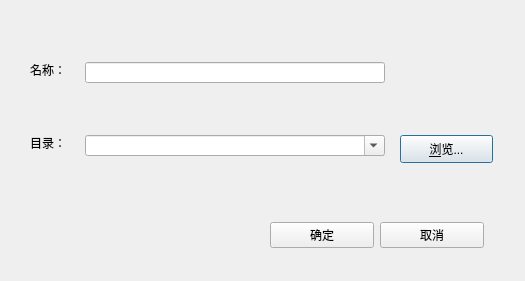
<?xml version="1.0" encoding="UTF-8"?>
<ui version="4.0">
 <class>CreateProDialog</class>
 <widget class="QDialog" name="CreateProDialog">
  <property name="geometry">
   <rect>
    <x>0</x>
    <y>0</y>
    <width>525</width>
    <height>281</height>
   </rect>
  </property>
  <property name="windowTitle">
   <string>新建工程</string>
  </property>
  <widget class="QPushButton" name="pushButton">
   <property name="geometry">
    <rect>
     <x>400</x>
     <y>135</y>
     <width>93</width>
     <height>28</height>
    </rect>
   </property>
   <property name="text">
    <string>&amp;浏览...</string>
   </property>
  </widget>
  <widget class="QComboBox" name="comboBox">
   <property name="geometry">
    <rect>
     <x>85</x>
     <y>135</y>
     <width>300</width>
     <height>21</height>
    </rect>
   </property>
   <property name="editable">
    <bool>true</bool>
   </property>
  </widget>
  <widget class="QWidget" name="horizontalLayoutWidget">
   <property name="geometry">
    <rect>
     <x>270</x>
     <y>220</y>
     <width>214</width>
     <height>30</height>
    </rect>
   </property>
   <layout class="QHBoxLayout" name="horizontalLayout">
    <property name="leftMargin">
     <number>0</number>
    </property>
    <item>
     <widget class="QPushButton" name="pushButton_2">
      <property name="text">
       <string>确定</string>
      </property>
     </widget>
    </item>
    <item>
     <widget class="QPushButton" name="pushButton_3">
      <property name="text">
       <string>取消</string>
      </property>
     </widget>
    </item>
   </layout>
  </widget>
  <widget class="QLabel" name="label">
   <property name="geometry">
    <rect>
     <x>30</x>
     <y>62</y>
     <width>45</width>
     <height>15</height>
    </rect>
   </property>
   <property name="text">
    <string>名称：</string>
   </property>
  </widget>
  <widget class="QLineEdit" name="lineEdit">
   <property name="geometry">
    <rect>
     <x>85</x>
     <y>62</y>
     <width>300</width>
     <height>21</height>
    </rect>
   </property>
  </widget>
  <widget class="QLabel" name="label_2">
   <property name="geometry">
    <rect>
     <x>30</x>
     <y>135</y>
     <width>45</width>
     <height>15</height>
    </rect>
   </property>
   <property name="text">
    <string>目录：</string>
   </property>
  </widget>
 </widget>
 <tabstops>
  <tabstop>lineEdit</tabstop>
  <tabstop>comboBox</tabstop>
  <tabstop>pushButton</tabstop>
  <tabstop>pushButton_3</tabstop>
 </tabstops>
 <resources/>
 <connections>
  <connection>
   <sender>pushButton_3</sender>
   <signal>clicked()</signal>
   <receiver>CreateProDialog</receiver>
   <slot>reject()</slot>
   <hints>
    <hint type="sourcelabel">
     <x>351</x>
     <y>238</y>
    </hint>
    <hint type="destinationlabel">
     <x>328</x>
     <y>262</y>
    </hint>
   </hints>
  </connection>
 </connections>
</ui>
